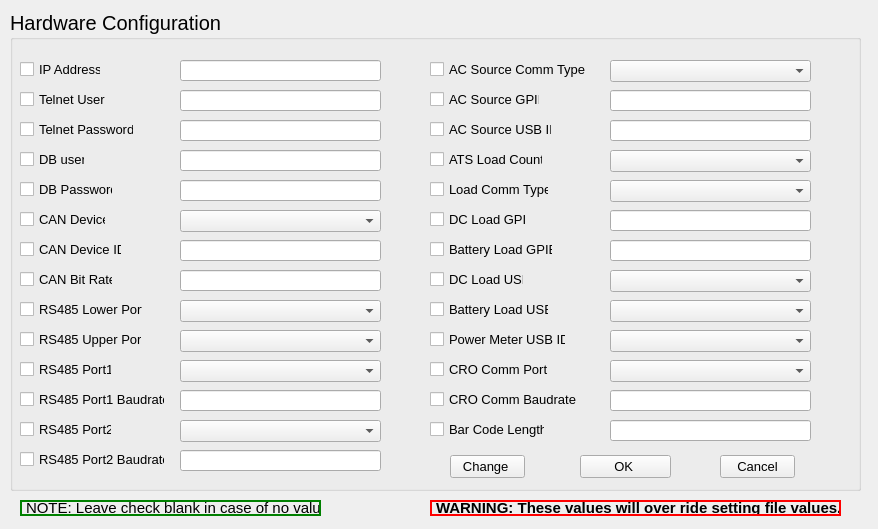
<?xml version="1.0" encoding="UTF-8"?>
<ui version="4.0">
 <class>Form</class>
 <widget class="QWidget" name="Form">
  <property name="geometry">
   <rect>
    <x>0</x>
    <y>0</y>
    <width>878</width>
    <height>529</height>
   </rect>
  </property>
  <property name="windowTitle">
   <string>Hardware Configuration</string>
  </property>
  <widget class="QGroupBox" name="groupBox">
   <property name="geometry">
    <rect>
     <x>10</x>
     <y>10</y>
     <width>851</width>
     <height>481</height>
    </rect>
   </property>
   <property name="font">
    <font>
     <pointsize>15</pointsize>
    </font>
   </property>
   <property name="title">
    <string>Hardware Configuration</string>
   </property>
   <widget class="QCheckBox" name="DBPass_checkbox">
    <property name="enabled">
     <bool>true</bool>
    </property>
    <property name="geometry">
     <rect>
      <x>10</x>
      <y>170</y>
      <width>93</width>
      <height>18</height>
     </rect>
    </property>
    <property name="font">
     <font>
      <pointsize>10</pointsize>
     </font>
    </property>
    <property name="text">
     <string>DB Password</string>
    </property>
   </widget>
   <widget class="QCheckBox" name="CanDevice_checkbox">
    <property name="enabled">
     <bool>true</bool>
    </property>
    <property name="geometry">
     <rect>
      <x>10</x>
      <y>200</y>
      <width>86</width>
      <height>18</height>
     </rect>
    </property>
    <property name="font">
     <font>
      <pointsize>10</pointsize>
     </font>
    </property>
    <property name="text">
     <string>CAN Device</string>
    </property>
   </widget>
   <widget class="QCheckBox" name="CanID_checkbox">
    <property name="enabled">
     <bool>true</bool>
    </property>
    <property name="geometry">
     <rect>
      <x>10</x>
      <y>230</y>
      <width>102</width>
      <height>18</height>
     </rect>
    </property>
    <property name="font">
     <font>
      <pointsize>10</pointsize>
     </font>
    </property>
    <property name="text">
     <string>CAN Device ID</string>
    </property>
   </widget>
   <widget class="QCheckBox" name="CanBit_check">
    <property name="enabled">
     <bool>true</bool>
    </property>
    <property name="geometry">
     <rect>
      <x>10</x>
      <y>260</y>
      <width>93</width>
      <height>18</height>
     </rect>
    </property>
    <property name="font">
     <font>
      <pointsize>10</pointsize>
     </font>
    </property>
    <property name="text">
     <string>CAN Bit Rate</string>
    </property>
   </widget>
   <widget class="QCheckBox" name="RSLower_checkbox">
    <property name="enabled">
     <bool>true</bool>
    </property>
    <property name="geometry">
     <rect>
      <x>10</x>
      <y>290</y>
      <width>123</width>
      <height>18</height>
     </rect>
    </property>
    <property name="font">
     <font>
      <pointsize>10</pointsize>
     </font>
    </property>
    <property name="text">
     <string>RS485 Lower Port</string>
    </property>
   </widget>
   <widget class="QCheckBox" name="RSUpper_checkbox">
    <property name="enabled">
     <bool>true</bool>
    </property>
    <property name="geometry">
     <rect>
      <x>10</x>
      <y>320</y>
      <width>122</width>
      <height>18</height>
     </rect>
    </property>
    <property name="font">
     <font>
      <pointsize>10</pointsize>
     </font>
    </property>
    <property name="text">
     <string>RS485 Upper Port</string>
    </property>
   </widget>
   <widget class="QCheckBox" name="RSLowerPort_checkbox">
    <property name="enabled">
     <bool>true</bool>
    </property>
    <property name="geometry">
     <rect>
      <x>10</x>
      <y>350</y>
      <width>92</width>
      <height>18</height>
     </rect>
    </property>
    <property name="font">
     <font>
      <pointsize>10</pointsize>
     </font>
    </property>
    <property name="text">
     <string>RS485 Port1</string>
    </property>
   </widget>
   <widget class="QCheckBox" name="RSLowerBaud_checkbox">
    <property name="enabled">
     <bool>true</bool>
    </property>
    <property name="geometry">
     <rect>
      <x>10</x>
      <y>380</y>
      <width>145</width>
      <height>18</height>
     </rect>
    </property>
    <property name="font">
     <font>
      <pointsize>10</pointsize>
     </font>
    </property>
    <property name="text">
     <string>RS485 Port1 Baudrate</string>
    </property>
   </widget>
   <widget class="QCheckBox" name="RSUpperPort_checkbox">
    <property name="enabled">
     <bool>true</bool>
    </property>
    <property name="geometry">
     <rect>
      <x>10</x>
      <y>410</y>
      <width>92</width>
      <height>18</height>
     </rect>
    </property>
    <property name="font">
     <font>
      <pointsize>10</pointsize>
     </font>
    </property>
    <property name="text">
     <string>RS485 Port2</string>
    </property>
   </widget>
   <widget class="QCheckBox" name="RSUpperBaud_checkbox">
    <property name="enabled">
     <bool>true</bool>
    </property>
    <property name="geometry">
     <rect>
      <x>10</x>
      <y>440</y>
      <width>145</width>
      <height>18</height>
     </rect>
    </property>
    <property name="font">
     <font>
      <pointsize>10</pointsize>
     </font>
    </property>
    <property name="text">
     <string>RS485 Port2 Baudrate</string>
    </property>
   </widget>
   <widget class="QCheckBox" name="LoadComm_checkbox">
    <property name="enabled">
     <bool>true</bool>
    </property>
    <property name="geometry">
     <rect>
      <x>420</x>
      <y>170</y>
      <width>119</width>
      <height>18</height>
     </rect>
    </property>
    <property name="font">
     <font>
      <pointsize>10</pointsize>
     </font>
    </property>
    <property name="text">
     <string>Load Comm Type</string>
    </property>
   </widget>
   <widget class="QCheckBox" name="DCLoadGPIB_checkbox">
    <property name="enabled">
     <bool>true</bool>
    </property>
    <property name="geometry">
     <rect>
      <x>420</x>
      <y>200</y>
      <width>98</width>
      <height>18</height>
     </rect>
    </property>
    <property name="font">
     <font>
      <pointsize>10</pointsize>
     </font>
    </property>
    <property name="text">
     <string>DC Load GPIB</string>
    </property>
   </widget>
   <widget class="QCheckBox" name="BatteryLoadGPIB_checkbox">
    <property name="enabled">
     <bool>true</bool>
    </property>
    <property name="geometry">
     <rect>
      <x>420</x>
      <y>230</y>
      <width>123</width>
      <height>18</height>
     </rect>
    </property>
    <property name="font">
     <font>
      <pointsize>10</pointsize>
     </font>
    </property>
    <property name="text">
     <string>Battery Load GPIB</string>
    </property>
   </widget>
   <widget class="QCheckBox" name="DCLoadUSB_checkbox">
    <property name="enabled">
     <bool>true</bool>
    </property>
    <property name="geometry">
     <rect>
      <x>420</x>
      <y>260</y>
      <width>94</width>
      <height>18</height>
     </rect>
    </property>
    <property name="font">
     <font>
      <pointsize>10</pointsize>
     </font>
    </property>
    <property name="text">
     <string>DC Load USB</string>
    </property>
   </widget>
   <widget class="QCheckBox" name="BatteryLoadUSB_checkbox">
    <property name="enabled">
     <bool>true</bool>
    </property>
    <property name="geometry">
     <rect>
      <x>420</x>
      <y>290</y>
      <width>119</width>
      <height>18</height>
     </rect>
    </property>
    <property name="font">
     <font>
      <pointsize>10</pointsize>
     </font>
    </property>
    <property name="text">
     <string>Battery Load USB</string>
    </property>
   </widget>
   <widget class="QCheckBox" name="PowerMeterUSB_checkbox">
    <property name="enabled">
     <bool>true</bool>
    </property>
    <property name="geometry">
     <rect>
      <x>420</x>
      <y>320</y>
      <width>136</width>
      <height>18</height>
     </rect>
    </property>
    <property name="font">
     <font>
      <pointsize>10</pointsize>
     </font>
    </property>
    <property name="text">
     <string>Power Meter USB ID</string>
    </property>
   </widget>
   <widget class="QCheckBox" name="CROComm_Checkbox">
    <property name="enabled">
     <bool>true</bool>
    </property>
    <property name="geometry">
     <rect>
      <x>420</x>
      <y>350</y>
      <width>131</width>
      <height>18</height>
     </rect>
    </property>
    <property name="font">
     <font>
      <pointsize>10</pointsize>
     </font>
    </property>
    <property name="text">
     <string>CRO Comm Port</string>
    </property>
   </widget>
   <widget class="QCheckBox" name="CROBaud_checkbox">
    <property name="enabled">
     <bool>true</bool>
    </property>
    <property name="geometry">
     <rect>
      <x>420</x>
      <y>380</y>
      <width>151</width>
      <height>18</height>
     </rect>
    </property>
    <property name="font">
     <font>
      <pointsize>10</pointsize>
     </font>
    </property>
    <property name="text">
     <string>CRO Comm Baudrate</string>
    </property>
   </widget>
   <widget class="QCheckBox" name="BarCode_checkbox">
    <property name="enabled">
     <bool>true</bool>
    </property>
    <property name="geometry">
     <rect>
      <x>420</x>
      <y>410</y>
      <width>115</width>
      <height>18</height>
     </rect>
    </property>
    <property name="font">
     <font>
      <pointsize>10</pointsize>
     </font>
    </property>
    <property name="text">
     <string>Bar Code Length</string>
    </property>
   </widget>
   <widget class="QCheckBox" name="ATSLoad_checkbox">
    <property name="enabled">
     <bool>true</bool>
    </property>
    <property name="geometry">
     <rect>
      <x>420</x>
      <y>140</y>
      <width>113</width>
      <height>18</height>
     </rect>
    </property>
    <property name="font">
     <font>
      <pointsize>10</pointsize>
     </font>
    </property>
    <property name="text">
     <string>ATS Load Count</string>
    </property>
   </widget>
   <widget class="QCheckBox" name="ACSourceCommType_chechbox">
    <property name="enabled">
     <bool>true</bool>
    </property>
    <property name="geometry">
     <rect>
      <x>420</x>
      <y>50</y>
      <width>161</width>
      <height>18</height>
     </rect>
    </property>
    <property name="font">
     <font>
      <pointsize>10</pointsize>
     </font>
    </property>
    <property name="text">
     <string>AC Source Comm Type</string>
    </property>
   </widget>
   <widget class="QCheckBox" name="ACSourceeGPIB_checkbox">
    <property name="enabled">
     <bool>true</bool>
    </property>
    <property name="geometry">
     <rect>
      <x>420</x>
      <y>80</y>
      <width>110</width>
      <height>18</height>
     </rect>
    </property>
    <property name="font">
     <font>
      <pointsize>10</pointsize>
     </font>
    </property>
    <property name="text">
     <string>AC Source GPIB</string>
    </property>
   </widget>
   <widget class="QCheckBox" name="ACSourceUSB_checkbox">
    <property name="enabled">
     <bool>true</bool>
    </property>
    <property name="geometry">
     <rect>
      <x>420</x>
      <y>110</y>
      <width>122</width>
      <height>18</height>
     </rect>
    </property>
    <property name="font">
     <font>
      <pointsize>10</pointsize>
     </font>
    </property>
    <property name="text">
     <string>AC Source USB ID</string>
    </property>
   </widget>
   <widget class="QCheckBox" name="DBUser_checkbox">
    <property name="enabled">
     <bool>true</bool>
    </property>
    <property name="geometry">
     <rect>
      <x>10</x>
      <y>140</y>
      <width>65</width>
      <height>18</height>
     </rect>
    </property>
    <property name="font">
     <font>
      <pointsize>10</pointsize>
     </font>
    </property>
    <property name="text">
     <string>DB user</string>
    </property>
   </widget>
   <widget class="QCheckBox" name="TelnetPassword_checkbox">
    <property name="enabled">
     <bool>true</bool>
    </property>
    <property name="geometry">
     <rect>
      <x>10</x>
      <y>110</y>
      <width>114</width>
      <height>18</height>
     </rect>
    </property>
    <property name="font">
     <font>
      <pointsize>10</pointsize>
     </font>
    </property>
    <property name="text">
     <string>Telnet Password</string>
    </property>
   </widget>
   <widget class="QCheckBox" name="TelnetUser_checkbox">
    <property name="enabled">
     <bool>true</bool>
    </property>
    <property name="geometry">
     <rect>
      <x>10</x>
      <y>80</y>
      <width>87</width>
      <height>18</height>
     </rect>
    </property>
    <property name="font">
     <font>
      <pointsize>10</pointsize>
     </font>
    </property>
    <property name="text">
     <string>Telnet User</string>
    </property>
   </widget>
   <widget class="QCheckBox" name="IP_checkbox">
    <property name="enabled">
     <bool>true</bool>
    </property>
    <property name="geometry">
     <rect>
      <x>10</x>
      <y>50</y>
      <width>81</width>
      <height>18</height>
     </rect>
    </property>
    <property name="font">
     <font>
      <pointsize>10</pointsize>
     </font>
    </property>
    <property name="text">
     <string>IP Address</string>
    </property>
   </widget>
   <widget class="QComboBox" name="CanDevice_combo">
    <property name="geometry">
     <rect>
      <x>170</x>
      <y>200</y>
      <width>201</width>
      <height>22</height>
     </rect>
    </property>
   </widget>
   <widget class="QComboBox" name="RSLower_combo">
    <property name="geometry">
     <rect>
      <x>170</x>
      <y>290</y>
      <width>201</width>
      <height>22</height>
     </rect>
    </property>
   </widget>
   <widget class="QComboBox" name="RSUpper_combo">
    <property name="geometry">
     <rect>
      <x>170</x>
      <y>320</y>
      <width>201</width>
      <height>22</height>
     </rect>
    </property>
   </widget>
   <widget class="QComboBox" name="RSLowerPort_combo">
    <property name="geometry">
     <rect>
      <x>170</x>
      <y>350</y>
      <width>201</width>
      <height>22</height>
     </rect>
    </property>
   </widget>
   <widget class="QComboBox" name="RSUpperPort_combo">
    <property name="geometry">
     <rect>
      <x>170</x>
      <y>410</y>
      <width>201</width>
      <height>22</height>
     </rect>
    </property>
   </widget>
   <widget class="QComboBox" name="ATSLoad_combo">
    <property name="geometry">
     <rect>
      <x>600</x>
      <y>140</y>
      <width>201</width>
      <height>22</height>
     </rect>
    </property>
   </widget>
   <widget class="QComboBox" name="LoadComm_combo">
    <property name="geometry">
     <rect>
      <x>600</x>
      <y>170</y>
      <width>201</width>
      <height>22</height>
     </rect>
    </property>
   </widget>
   <widget class="QComboBox" name="DCLoadUSB_combo">
    <property name="geometry">
     <rect>
      <x>600</x>
      <y>260</y>
      <width>201</width>
      <height>22</height>
     </rect>
    </property>
   </widget>
   <widget class="QComboBox" name="BatteryLoadUSB_combo">
    <property name="geometry">
     <rect>
      <x>600</x>
      <y>290</y>
      <width>201</width>
      <height>22</height>
     </rect>
    </property>
   </widget>
   <widget class="QComboBox" name="PowerMeterUSB_combo">
    <property name="geometry">
     <rect>
      <x>600</x>
      <y>320</y>
      <width>201</width>
      <height>22</height>
     </rect>
    </property>
   </widget>
   <widget class="QComboBox" name="CROComm_combo">
    <property name="geometry">
     <rect>
      <x>600</x>
      <y>350</y>
      <width>201</width>
      <height>22</height>
     </rect>
    </property>
   </widget>
   <widget class="QComboBox" name="ACSourceCommType_combo">
    <property name="geometry">
     <rect>
      <x>600</x>
      <y>50</y>
      <width>201</width>
      <height>22</height>
     </rect>
    </property>
   </widget>
   <widget class="QLineEdit" name="CanID_edit">
    <property name="geometry">
     <rect>
      <x>170</x>
      <y>230</y>
      <width>201</width>
      <height>21</height>
     </rect>
    </property>
   </widget>
   <widget class="QLineEdit" name="CanBit_edit">
    <property name="geometry">
     <rect>
      <x>170</x>
      <y>260</y>
      <width>201</width>
      <height>21</height>
     </rect>
    </property>
   </widget>
   <widget class="QLineEdit" name="RSLowerBaud_edit">
    <property name="geometry">
     <rect>
      <x>170</x>
      <y>380</y>
      <width>201</width>
      <height>21</height>
     </rect>
    </property>
   </widget>
   <widget class="QLineEdit" name="RSUpperBaud_edit">
    <property name="geometry">
     <rect>
      <x>170</x>
      <y>440</y>
      <width>201</width>
      <height>21</height>
     </rect>
    </property>
   </widget>
   <widget class="QLineEdit" name="IP_edit">
    <property name="geometry">
     <rect>
      <x>170</x>
      <y>50</y>
      <width>201</width>
      <height>21</height>
     </rect>
    </property>
   </widget>
   <widget class="QLineEdit" name="DBPass_edit">
    <property name="geometry">
     <rect>
      <x>170</x>
      <y>170</y>
      <width>201</width>
      <height>21</height>
     </rect>
    </property>
   </widget>
   <widget class="QLineEdit" name="TelnetUser_edit">
    <property name="geometry">
     <rect>
      <x>170</x>
      <y>80</y>
      <width>201</width>
      <height>21</height>
     </rect>
    </property>
   </widget>
   <widget class="QLineEdit" name="DBUser_edit">
    <property name="geometry">
     <rect>
      <x>170</x>
      <y>140</y>
      <width>201</width>
      <height>21</height>
     </rect>
    </property>
   </widget>
   <widget class="QLineEdit" name="TelnetPass_edit">
    <property name="geometry">
     <rect>
      <x>170</x>
      <y>110</y>
      <width>201</width>
      <height>21</height>
     </rect>
    </property>
   </widget>
   <widget class="QLineEdit" name="CROBaud_edit">
    <property name="geometry">
     <rect>
      <x>600</x>
      <y>380</y>
      <width>201</width>
      <height>21</height>
     </rect>
    </property>
   </widget>
   <widget class="QLineEdit" name="DCLoadGPIB_edit">
    <property name="geometry">
     <rect>
      <x>600</x>
      <y>200</y>
      <width>201</width>
      <height>21</height>
     </rect>
    </property>
   </widget>
   <widget class="QLineEdit" name="ACSourceeGPIB_edit">
    <property name="geometry">
     <rect>
      <x>600</x>
      <y>80</y>
      <width>201</width>
      <height>21</height>
     </rect>
    </property>
   </widget>
   <widget class="QLineEdit" name="ACSourceUSB_edit">
    <property name="geometry">
     <rect>
      <x>600</x>
      <y>110</y>
      <width>201</width>
      <height>21</height>
     </rect>
    </property>
   </widget>
   <widget class="QLineEdit" name="BatteryLoadGPIB_edit">
    <property name="geometry">
     <rect>
      <x>600</x>
      <y>230</y>
      <width>201</width>
      <height>21</height>
     </rect>
    </property>
   </widget>
   <widget class="QLineEdit" name="BarCode_edit">
    <property name="geometry">
     <rect>
      <x>600</x>
      <y>410</y>
      <width>201</width>
      <height>21</height>
     </rect>
    </property>
   </widget>
   <widget class="QPushButton" name="pushButton_3">
    <property name="geometry">
     <rect>
      <x>710</x>
      <y>445</y>
      <width>75</width>
      <height>23</height>
     </rect>
    </property>
    <property name="font">
     <font>
      <pointsize>10</pointsize>
     </font>
    </property>
    <property name="text">
     <string>Cancel</string>
    </property>
   </widget>
   <widget class="QPushButton" name="pushButton_2">
    <property name="geometry">
     <rect>
      <x>570</x>
      <y>445</y>
      <width>91</width>
      <height>23</height>
     </rect>
    </property>
    <property name="font">
     <font>
      <pointsize>10</pointsize>
     </font>
    </property>
    <property name="text">
     <string>OK </string>
    </property>
   </widget>
   <widget class="QPushButton" name="pushButton">
    <property name="geometry">
     <rect>
      <x>440</x>
      <y>445</y>
      <width>75</width>
      <height>23</height>
     </rect>
    </property>
    <property name="font">
     <font>
      <pointsize>10</pointsize>
     </font>
    </property>
    <property name="text">
     <string>Change </string>
    </property>
   </widget>
  </widget>
  <widget class="QLabel" name="label_4">
   <property name="geometry">
    <rect>
     <x>430</x>
     <y>500</y>
     <width>411</width>
     <height>16</height>
    </rect>
   </property>
   <property name="font">
    <font>
     <family>Arial</family>
     <pointsize>11</pointsize>
     <weight>75</weight>
     <bold>true</bold>
    </font>
   </property>
   <property name="styleSheet">
    <string notr="true">border:2px solid red</string>
   </property>
   <property name="text">
    <string>WARNING: These values will over ride setting file values.</string>
   </property>
  </widget>
  <widget class="QLabel" name="label_2">
   <property name="geometry">
    <rect>
     <x>20</x>
     <y>500</y>
     <width>301</width>
     <height>16</height>
    </rect>
   </property>
   <property name="font">
    <font>
     <family>Arial</family>
     <pointsize>11</pointsize>
     <weight>50</weight>
     <bold>false</bold>
    </font>
   </property>
   <property name="styleSheet">
    <string notr="true">border:2px solid green</string>
   </property>
   <property name="text">
    <string>NOTE: Leave check blank in case of no value</string>
   </property>
  </widget>
 </widget>
 <resources/>
 <connections/>
</ui>
